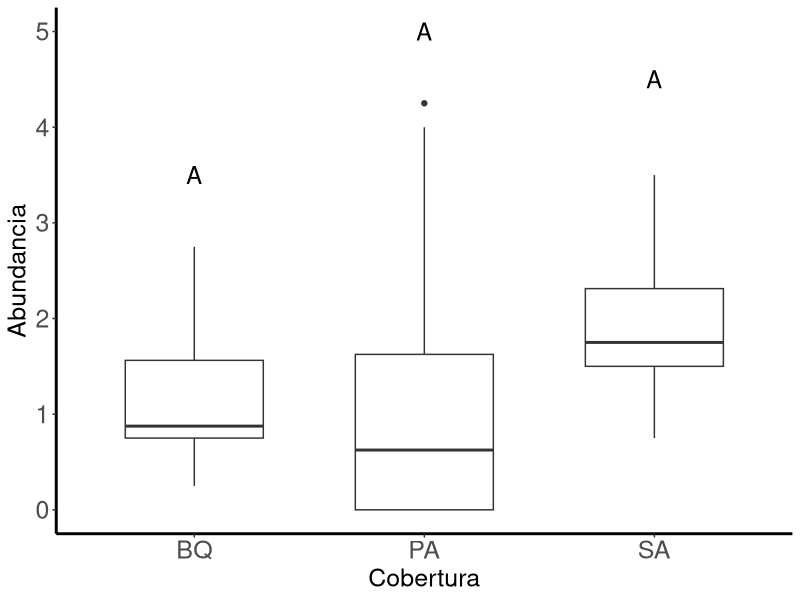
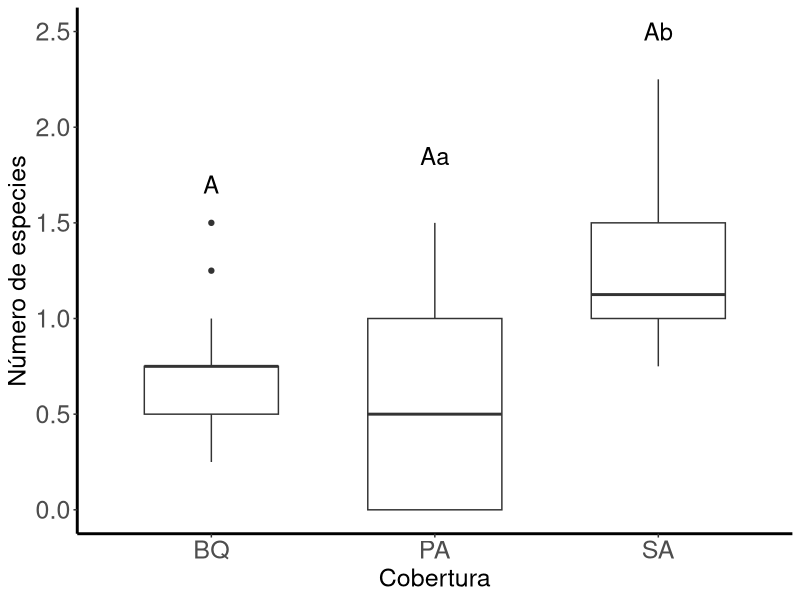

The R source for these figures, in order: (Note: this script raises an error after producing the figures.)
library(ggplot2) # Create Elegant Data Visualisations Using the Grammar of Graphics CRAN v3.5.0
library(cowplot) # Streamlined Plot Theme and Plot Annotations for 'ggplot2' CRAN v1.1.3
library(ggrepel) # Automatically Position Non-Overlapping Text Labels with 'ggplot2' CRAN v0.9.5

o <- read.csv("GLM_Copros.csv", header = T, sep = ";")
o <- read.csv("GLM_Mariposas.csv", header = T, sep = ";")
o <- read.csv("GLM_Abejas.csv", header = T, sep = ";")

o$Cobertura <- factor(o$Cobertura,
                      levels = c("BQ", "PA", "SA"), ordered = TRUE)

# Plot (A) Abundancia ---------------------------------------------------------
a2 <- ggplot(o, aes(x = Cobertura, y = Abundancia))+
        geom_boxplot(width = 0.6)+
        theme(axis.title.x = element_blank())+
        theme(axis.text.x = element_blank())+
        scale_y_continuous("Abundancia")+
        theme(axis.text.x = element_text(size = 18))+
        theme(axis.title.x = element_text(size = 18))+
        theme(axis.text.y = element_text(size = 18))+
        theme(axis.title.y = element_text(size = 18))+
        theme(panel.border = element_blank(), panel.grid.major = element_blank(),
              panel.grid.minor = element_blank(), 
              axis.line = element_line(colour = "black", size = 1))+
        theme(panel.background = element_blank())+ 
        theme(legend.position = "none")+ 
        annotate("text", label = "A", size = 6, x = 1, y = 3.5)+
        annotate("text", label = "A", size = 6, x = 2, y = 5)+
        annotate("text", label = "A", size = 6, x = 3, y = 4.5)
a2

# Plot (B) Especies -----------------------------------------------------------
b2 <- ggplot(o, aes(x = Cobertura, y = Especies))+
        geom_boxplot(width = 0.6)+
        theme(axis.title.x = element_blank())+
        theme(axis.text.x = element_blank())+
        scale_y_continuous("Número de especies")+
        theme(axis.text.x = element_text(size = 18))+
        theme(axis.title.x = element_text(size = 18))+
        theme(axis.text.y = element_text(size = 18))+
        theme(axis.title.y = element_text(size = 18))+
        theme(panel.border = element_blank(), panel.grid.major = element_blank(),
              panel.grid.minor = element_blank(), 
              axis.line = element_line(colour = "black", linewidth = 1))+
        theme(panel.background = element_blank())+ 
        theme(legend.position = "none")+ 
        annotate("text", label = "A", size = 6, x = 1, y = 1.7)+
        annotate("text", label = "Aa", size = 6, x = 2, y = 1.85)+
        annotate("text", label = "Ab", size = 6, x = 3, y = 2.5)
b2

# Plot (C) Longitud --------------------------------------------------------
ca2 <- ggplot(o, aes(x = Cobertura, y = Longitud))+
  geom_boxplot(width = 0.6)+
  theme(axis.title.x = element_blank())+
  scale_y_continuous("Longitud ponderada (mm)")+
  theme(axis.text.x = element_text(size = 18))+
  theme(axis.title.x = element_text(size = 18))+
  theme(axis.text.y = element_text(size = 18))+
  theme(axis.title.y = element_text(size = 18))+
  theme(panel.border = element_blank(), panel.grid.major = element_blank(),
        panel.grid.minor = element_blank(), 
        axis.line = element_line(colour = "black", size = 1))+
  theme(panel.background = element_blank())+ 
  theme(legend.position = "none")+ 
  annotate("text", label = "A", size = 6, x = 1, y = 18)+
  annotate("text", label = "A", size = 6, x = 2, y = 20)+
  annotate("text", label = "B", size = 6, x = 3, y = 12)
ca2

# Plot (D) Biomasa -------------------------------------------------------
d2 <- ggplot(o, aes(x = Cobertura, y = Biomasa))+
  geom_boxplot(width = 0.6)+
  theme(axis.title.x = element_blank())+
  theme(axis.text.x = element_blank())+
  scale_y_continuous("Biomasa total (g)")+
  theme(axis.text.x = element_text(size = 18))+
  theme(axis.title.x = element_text(size = 18))+
  theme(axis.text.y = element_text(size = 18))+
  theme(axis.title.y = element_text(size = 18))+
  theme(panel.border = element_blank(), panel.grid.major = element_blank(),
        panel.grid.minor = element_blank(), 
        axis.line = element_line(colour = "black", size = 1))+
  theme(panel.background = element_blank())+ 
  theme(legend.position = "none")+ 
  annotate("text", label = "A", size = 6, x = 1, y = 16)+
  annotate("text", label = "B", size = 6, x = 2, y = 4)+
  annotate("text", label = "B", size = 6, x = 3, y = 5)
d2

# Plots -------------------------------------------------------------------

##generate multiple plot
final_plot2 <- plot_grid(a2, b2, ca2, d2,
                        labels=c('A', 'B', 'C', 'D'),
                        align='vh', ncol = 2, nrow = 2)
png("grafica2.png", width = 1800, height = 1800, res = 130)
print(final_plot2)
dev.off()


